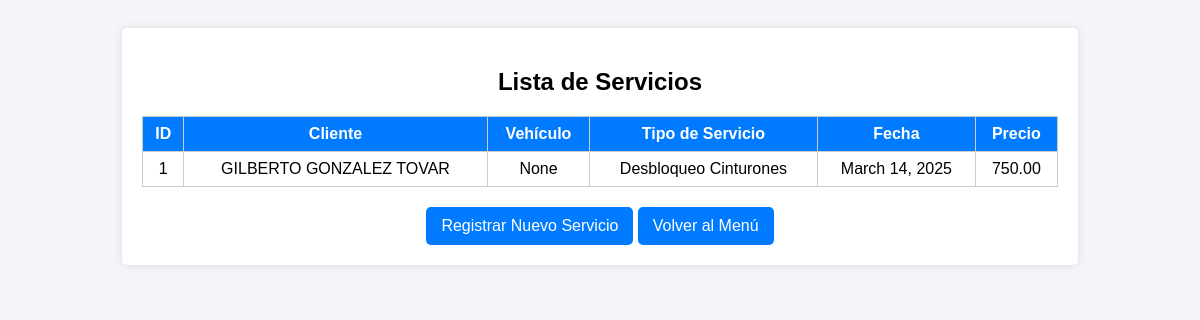
The app's page /crm/servicios/, older data.
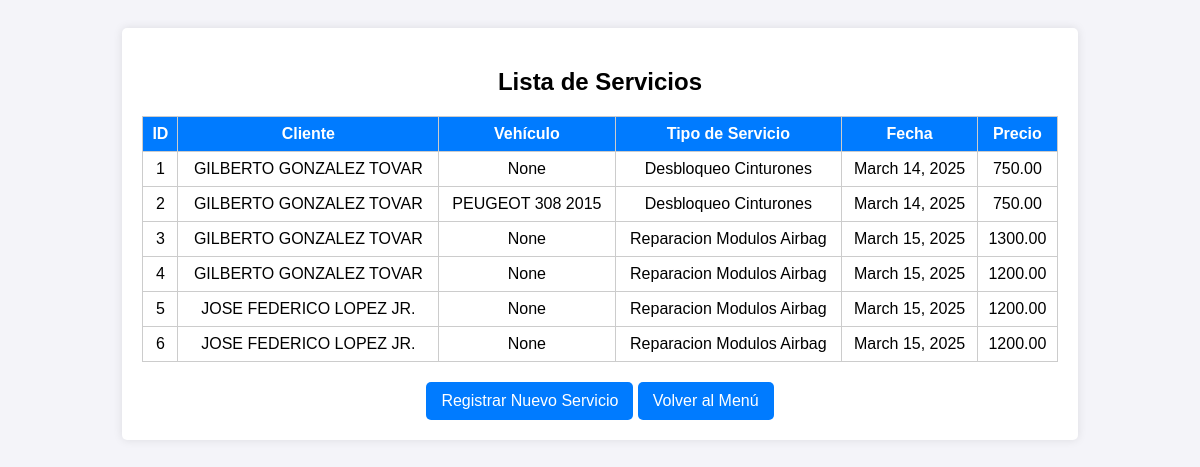
The same page, newer data.
### crm/models.py (models this page shows, shortened)
class Servicio(models.Model):
    cliente = models.ForeignKey(Cliente, on_delete=models.CASCADE)
    vehiculo = models.ForeignKey(Vehiculo, on_delete=models.CASCADE, null=True, blank=True)  # Opcional
    fecha_servicio = models.DateField(default=date.today)
    tipo_servicio = models.ForeignKey(CatalogoServicio, on_delete=models.CASCADE)
    precio_final = models.DecimalField(max_digits=10, decimal_places=2, validators=[MinValueValidator(0.01)])

class Cliente(models.Model):
    nombre = models.CharField(max_length=100)
    apellido = models.CharField(max_length=100)
    telefono = models.CharField(
        max_length=12,
        validators=[RegexValidator(r'^\d{3}-\d{3}-\d{4}$', message="Formato de teléfono inválido (XXX-XXX-XXXX).")]
    )
    email = models.EmailField(blank = True, null = True)
    def __str__(self):
        return f"{self.nombre} {self.apellido}"

class CatalogoServicio(models.Model):
    nombre_servicio = models.CharField(max_length=100, unique=True)
    precio_base = models.DecimalField(max_digits=10, decimal_places=2, validators=[MinValueValidator(0.01)])
    def __str__(self):
        return self.nombre_servicio

class Vehiculo(models.Model):
    cliente = models.ForeignKey(Cliente, on_delete=models.CASCADE)
    marca = models.CharField(max_length=50)
    modelo = models.CharField(max_length=50)
    anio = models.IntegerField()
    vin = models.CharField(max_length=17, unique=True, null=True, blank=True)
    tipo_motor = models.CharField(max_length=20, choices=[('Gasolina', 'Gasolina'), ('Diesel', 'Diesel'), ('Híbrido', 'Híbrido')])
    def __str__(self):
        return f"{self.marca} {self.modelo} {self.anio}"

### crm/views.py (the view)
# urls.py: path('servicios/', views.listar_servicios, name='listar_servicios'),
def listar_servicios(request):
    servicios = Servicio.objects.all()
    return render(request, 'crm/listar_servicios.html', {'servicios': servicios})

### crm/templates/crm/listar_servicios.html (shortened to what this page needs)
<!DOCTYPE html>
<html lang="es">
<head>
</head>
<body>
    <div class="container">
        <h2>Lista de Servicios</h2>
        <table>
            <tr>
                <th>ID</th>
                <th>Cliente</th>
                <th>Vehículo</th>
                <th>Tipo de Servicio</th>
                <th>Fecha</th>
                <th>Precio</th>
            </tr>
            {% for servicio in servicios %}
            <tr>
                <td>{{ servicio.id }}</td>
                <td>{{ servicio.cliente }}</td>
                <td>{{ servicio.vehiculo }}</td>
                <td>{{ servicio.tipo_servicio }}</td>
                <td>{{ servicio.fecha_servicio }}</td>
                <td>{{ servicio.precio_final }}</td>
            </tr>
            {% endfor %}
        </table>
        <a href="{% url 'registrar_servicio' %}">Registrar Nuevo Servicio</a>
        <a href="{% url 'menu_principal' %}">Volver al Menú</a>
    </div>
</body>
</html>

### crm/templates/crm/listar_servicios.html (style rules this page uses)
body { font-family: Arial, sans-serif; background-color: #f4f4f9; padding: 20px; text-align: center; }
.container { background: #fff; padding: 20px; border-radius: 5px; box-shadow: 0 0 10px rgba(0, 0, 0, 0.1); width: 80%; margin: auto; }
table { width: 100%; border-collapse: collapse; margin-top: 20px; }
th, td { border: 1px solid #ccc; padding: 8px; text-align: center; }
th { background-color: #007bff; color: white; }
a, button { display: inline-block; margin-top: 20px; padding: 10px 15px; background-color: #007bff; color: white; text-decoration: none; border-radius: 5px; }

Row changes from the older to the newer data that the page shows:
added Servicio: id "2", cliente "GILBERTO GONZALEZ TOVAR", vehiculo "PEUGEOT 308 2015", tipo_servicio "Desbloqueo Cinturones", fecha_servicio "March 14, 2025", precio_final "750.00"
added Servicio: id "3", cliente "GILBERTO GONZALEZ TOVAR", vehiculo "None", tipo_servicio "Reparacion Modulos Airbag", fecha_servicio "March 15, 2025", precio_final "1300.00"
added Servicio: id "4", cliente "GILBERTO GONZALEZ TOVAR", vehiculo "None", tipo_servicio "Reparacion Modulos Airbag", fecha_servicio "March 15, 2025", precio_final "1200.00"
added Servicio: id "5", cliente "JOSE FEDERICO LOPEZ JR.", vehiculo "None", tipo_servicio "Reparacion Modulos Airbag", fecha_servicio "March 15, 2025", precio_final "1200.00"
added Servicio: id "6", cliente "JOSE FEDERICO LOPEZ JR.", vehiculo "None", tipo_servicio "Reparacion Modulos Airbag", fecha_servicio "March 15, 2025", precio_final "1200.00"
